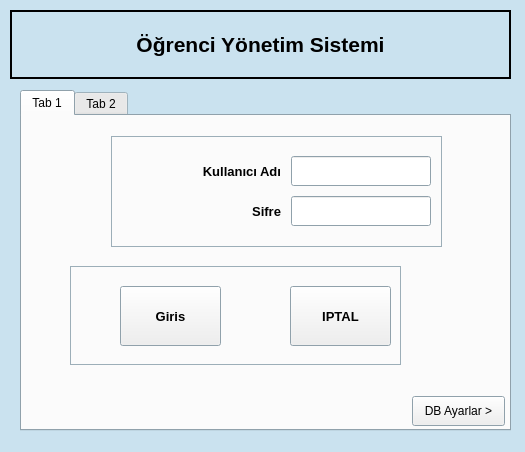
<?xml version="1.0" encoding="UTF-8"?>
<ui version="4.0">
 <class>Dialog</class>
 <widget class="QDialog" name="Dialog">
  <property name="windowModality">
   <enum>Qt::WindowModal</enum>
  </property>
  <property name="geometry">
   <rect>
    <x>0</x>
    <y>0</y>
    <width>525</width>
    <height>452</height>
   </rect>
  </property>
  <property name="palette">
   <palette>
    <active>
     <colorrole role="Base">
      <brush brushstyle="SolidPattern">
       <color alpha="255">
        <red>255</red>
        <green>255</green>
        <blue>255</blue>
       </color>
      </brush>
     </colorrole>
     <colorrole role="Window">
      <brush brushstyle="SolidPattern">
       <color alpha="255">
        <red>202</red>
        <green>226</green>
        <blue>239</blue>
       </color>
      </brush>
     </colorrole>
    </active>
    <inactive>
     <colorrole role="Base">
      <brush brushstyle="SolidPattern">
       <color alpha="255">
        <red>255</red>
        <green>255</green>
        <blue>255</blue>
       </color>
      </brush>
     </colorrole>
     <colorrole role="Window">
      <brush brushstyle="SolidPattern">
       <color alpha="255">
        <red>202</red>
        <green>226</green>
        <blue>239</blue>
       </color>
      </brush>
     </colorrole>
    </inactive>
    <disabled>
     <colorrole role="Base">
      <brush brushstyle="SolidPattern">
       <color alpha="255">
        <red>202</red>
        <green>226</green>
        <blue>239</blue>
       </color>
      </brush>
     </colorrole>
     <colorrole role="Window">
      <brush brushstyle="SolidPattern">
       <color alpha="255">
        <red>202</red>
        <green>226</green>
        <blue>239</blue>
       </color>
      </brush>
     </colorrole>
    </disabled>
   </palette>
  </property>
  <property name="windowTitle">
   <string>Kullanıcı Girisi</string>
  </property>
  <property name="modal">
   <bool>true</bool>
  </property>
  <widget class="QLabel" name="label_3">
   <property name="geometry">
    <rect>
     <x>10</x>
     <y>10</y>
     <width>501</width>
     <height>69</height>
    </rect>
   </property>
   <property name="font">
    <font>
     <family>Segoe UI</family>
     <pointsize>16</pointsize>
     <weight>75</weight>
     <bold>true</bold>
    </font>
   </property>
   <property name="frameShape">
    <enum>QFrame::WinPanel</enum>
   </property>
   <property name="text">
    <string>Öğrenci Yönetim Sistemi</string>
   </property>
   <property name="alignment">
    <set>Qt::AlignCenter</set>
   </property>
  </widget>
  <widget class="QTabWidget" name="tabWidget">
   <property name="geometry">
    <rect>
     <x>20</x>
     <y>90</y>
     <width>491</width>
     <height>341</height>
    </rect>
   </property>
   <property name="autoFillBackground">
    <bool>true</bool>
   </property>
   <property name="currentIndex">
    <number>0</number>
   </property>
   <widget class="QWidget" name="tab">
    <attribute name="title">
     <string>Tab 1</string>
    </attribute>
    <widget class="QPushButton" name="pushButton_3">
     <property name="enabled">
      <bool>false</bool>
     </property>
     <property name="geometry">
      <rect>
       <x>10</x>
       <y>20</y>
       <width>121</width>
       <height>111</height>
      </rect>
     </property>
     <property name="text">
      <string/>
     </property>
     <property name="icon">
      <iconset resource="icons.qrc">
       <normaloff>:/staticfiles/icons/managment3.png</normaloff>
       <disabledoff>:/staticfiles/icons/managment3.png</disabledoff>:/staticfiles/icons/managment3.png</iconset>
     </property>
     <property name="iconSize">
      <size>
       <width>100</width>
       <height>100</height>
      </size>
     </property>
     <property name="autoDefault">
      <bool>true</bool>
     </property>
     <property name="flat">
      <bool>true</bool>
     </property>
    </widget>
    <widget class="QFrame" name="frame_2">
     <property name="geometry">
      <rect>
       <x>48</x>
       <y>150</y>
       <width>331</width>
       <height>99</height>
      </rect>
     </property>
     <property name="frameShape">
      <enum>QFrame::StyledPanel</enum>
     </property>
     <property name="frameShadow">
      <enum>QFrame::Raised</enum>
     </property>
     <widget class="QPushButton" name="pushButton_2">
      <property name="geometry">
       <rect>
        <x>220</x>
        <y>20</y>
        <width>101</width>
        <height>60</height>
       </rect>
      </property>
      <property name="font">
       <font>
        <pointsize>10</pointsize>
        <weight>75</weight>
        <bold>true</bold>
       </font>
      </property>
      <property name="text">
       <string>IPTAL</string>
      </property>
     </widget>
     <widget class="QPushButton" name="pushButton">
      <property name="geometry">
       <rect>
        <x>50</x>
        <y>20</y>
        <width>101</width>
        <height>60</height>
       </rect>
      </property>
      <property name="font">
       <font>
        <pointsize>10</pointsize>
        <weight>75</weight>
        <bold>true</bold>
       </font>
      </property>
      <property name="text">
       <string>Giris</string>
      </property>
     </widget>
    </widget>
    <widget class="QLabel" name="label_4">
     <property name="enabled">
      <bool>true</bool>
     </property>
     <property name="geometry">
      <rect>
       <x>49</x>
       <y>260</y>
       <width>301</width>
       <height>30</height>
      </rect>
     </property>
     <property name="font">
      <font>
       <family>Segoe UI</family>
       <pointsize>10</pointsize>
       <weight>75</weight>
       <bold>true</bold>
      </font>
     </property>
     <property name="text">
      <string>&lt;html&gt;&lt;head/&gt;&lt;body&gt;&lt;p&gt;&lt;br/&gt;&lt;/p&gt;&lt;/body&gt;&lt;/html&gt;</string>
     </property>
     <property name="alignment">
      <set>Qt::AlignCenter</set>
     </property>
    </widget>
    <widget class="QFrame" name="frame">
     <property name="geometry">
      <rect>
       <x>89</x>
       <y>20</y>
       <width>331</width>
       <height>111</height>
      </rect>
     </property>
     <property name="frameShape">
      <enum>QFrame::StyledPanel</enum>
     </property>
     <property name="frameShadow">
      <enum>QFrame::Raised</enum>
     </property>
     <widget class="QLabel" name="label">
      <property name="geometry">
       <rect>
        <x>40</x>
        <y>20</y>
        <width>130</width>
        <height>30</height>
       </rect>
      </property>
      <property name="font">
       <font>
        <family>Segoe UI</family>
        <pointsize>10</pointsize>
        <weight>75</weight>
        <bold>true</bold>
       </font>
      </property>
      <property name="text">
       <string>Kullanıcı Adı</string>
      </property>
      <property name="alignment">
       <set>Qt::AlignRight|Qt::AlignTrailing|Qt::AlignVCenter</set>
      </property>
     </widget>
     <widget class="QLineEdit" name="lineEdit_2">
      <property name="geometry">
       <rect>
        <x>180</x>
        <y>60</y>
        <width>140</width>
        <height>30</height>
       </rect>
      </property>
      <property name="echoMode">
       <enum>QLineEdit::Password</enum>
      </property>
     </widget>
     <widget class="QLineEdit" name="lineEdit">
      <property name="geometry">
       <rect>
        <x>180</x>
        <y>20</y>
        <width>140</width>
        <height>30</height>
       </rect>
      </property>
     </widget>
     <widget class="QLabel" name="label_2">
      <property name="geometry">
       <rect>
        <x>60</x>
        <y>60</y>
        <width>110</width>
        <height>30</height>
       </rect>
      </property>
      <property name="font">
       <font>
        <family>Segoe UI</family>
        <pointsize>10</pointsize>
        <weight>75</weight>
        <bold>true</bold>
       </font>
      </property>
      <property name="text">
       <string>Sifre</string>
      </property>
      <property name="alignment">
       <set>Qt::AlignRight|Qt::AlignTrailing|Qt::AlignVCenter</set>
      </property>
     </widget>
    </widget>
    <widget class="QPushButton" name="pushButton_4">
     <property name="geometry">
      <rect>
       <x>390</x>
       <y>280</y>
       <width>93</width>
       <height>30</height>
      </rect>
     </property>
     <property name="text">
      <string>DB Ayarlar &gt;</string>
     </property>
    </widget>
   </widget>
   <widget class="QWidget" name="tab_2">
    <attribute name="title">
     <string>Tab 2</string>
    </attribute>
    <widget class="QGroupBox" name="groupBox_42">
     <property name="geometry">
      <rect>
       <x>20</x>
       <y>10</y>
       <width>351</width>
       <height>321</height>
      </rect>
     </property>
     <property name="title">
      <string>DataBase Ayarları</string>
     </property>
     <widget class="QLineEdit" name="lineEdit_114">
      <property name="geometry">
       <rect>
        <x>140</x>
        <y>40</y>
        <width>200</width>
        <height>30</height>
       </rect>
      </property>
      <property name="text">
       <string>localhost</string>
      </property>
     </widget>
     <widget class="QLineEdit" name="lineEdit_120">
      <property name="geometry">
       <rect>
        <x>140</x>
        <y>120</y>
        <width>200</width>
        <height>30</height>
       </rect>
      </property>
      <property name="text">
       <string>root</string>
      </property>
     </widget>
     <widget class="QLabel" name="label_178">
      <property name="geometry">
       <rect>
        <x>270</x>
        <y>260</y>
        <width>21</width>
        <height>20</height>
       </rect>
      </property>
      <property name="text">
       <string/>
      </property>
      <property name="pixmap">
       <pixmap resource="icons.qrc">:/staticfiles/icons/warning.png</pixmap>
      </property>
      <property name="scaledContents">
       <bool>true</bool>
      </property>
     </widget>
     <widget class="QLabel" name="label_179">
      <property name="geometry">
       <rect>
        <x>250</x>
        <y>260</y>
        <width>21</width>
        <height>20</height>
       </rect>
      </property>
      <property name="text">
       <string/>
      </property>
      <property name="pixmap">
       <pixmap resource="icons.qrc">:/staticfiles/icons/checked.png</pixmap>
      </property>
      <property name="scaledContents">
       <bool>true</bool>
      </property>
     </widget>
     <widget class="QLineEdit" name="lineEdit_121">
      <property name="geometry">
       <rect>
        <x>140</x>
        <y>160</y>
        <width>200</width>
        <height>30</height>
       </rect>
      </property>
      <property name="text">
       <string>shool_db</string>
      </property>
     </widget>
     <widget class="QLineEdit" name="lineEdit_119">
      <property name="geometry">
       <rect>
        <x>140</x>
        <y>80</y>
        <width>81</width>
        <height>30</height>
       </rect>
      </property>
      <property name="text">
       <string>3306</string>
      </property>
     </widget>
     <widget class="QLineEdit" name="lineEdit_122">
      <property name="geometry">
       <rect>
        <x>140</x>
        <y>210</y>
        <width>131</width>
        <height>30</height>
       </rect>
      </property>
      <property name="text">
       <string>1234567890</string>
      </property>
      <property name="echoMode">
       <enum>QLineEdit::Password</enum>
      </property>
     </widget>
     <widget class="QPushButton" name="pushButton_61">
      <property name="geometry">
       <rect>
        <x>140</x>
        <y>250</y>
        <width>101</width>
        <height>41</height>
       </rect>
      </property>
      <property name="text">
       <string>Test</string>
      </property>
     </widget>
     <widget class="QLabel" name="label_177">
      <property name="geometry">
       <rect>
        <x>40</x>
        <y>210</y>
        <width>81</width>
        <height>30</height>
       </rect>
      </property>
      <property name="text">
       <string>Şifre :</string>
      </property>
     </widget>
     <widget class="QLabel" name="label_168">
      <property name="geometry">
       <rect>
        <x>40</x>
        <y>40</y>
        <width>81</width>
        <height>30</height>
       </rect>
      </property>
      <property name="text">
       <string>Host Adı:</string>
      </property>
     </widget>
     <widget class="QLabel" name="label_171">
      <property name="geometry">
       <rect>
        <x>40</x>
        <y>120</y>
        <width>81</width>
        <height>30</height>
       </rect>
      </property>
      <property name="text">
       <string>Kullanıcı Adı:</string>
      </property>
     </widget>
     <widget class="QLabel" name="label_172">
      <property name="geometry">
       <rect>
        <x>40</x>
        <y>160</y>
        <width>81</width>
        <height>30</height>
       </rect>
      </property>
      <property name="text">
       <string>Database Adı:</string>
      </property>
     </widget>
     <widget class="QLabel" name="label_170">
      <property name="geometry">
       <rect>
        <x>40</x>
        <y>80</y>
        <width>81</width>
        <height>30</height>
       </rect>
      </property>
      <property name="text">
       <string>Port :</string>
      </property>
     </widget>
    </widget>
    <widget class="QPushButton" name="pushButton_5">
     <property name="geometry">
      <rect>
       <x>0</x>
       <y>280</y>
       <width>93</width>
       <height>30</height>
      </rect>
     </property>
     <property name="text">
      <string>&lt; Login</string>
     </property>
    </widget>
   </widget>
  </widget>
 </widget>
 <tabstops>
  <tabstop>lineEdit</tabstop>
  <tabstop>lineEdit_2</tabstop>
  <tabstop>pushButton</tabstop>
  <tabstop>pushButton_2</tabstop>
  <tabstop>pushButton_4</tabstop>
  <tabstop>pushButton_3</tabstop>
  <tabstop>lineEdit_114</tabstop>
  <tabstop>lineEdit_120</tabstop>
  <tabstop>lineEdit_121</tabstop>
  <tabstop>lineEdit_119</tabstop>
  <tabstop>lineEdit_122</tabstop>
  <tabstop>pushButton_61</tabstop>
  <tabstop>tabWidget</tabstop>
  <tabstop>pushButton_5</tabstop>
 </tabstops>
 <resources>
  <include location="icons.qrc"/>
 </resources>
 <connections/>
</ui>
